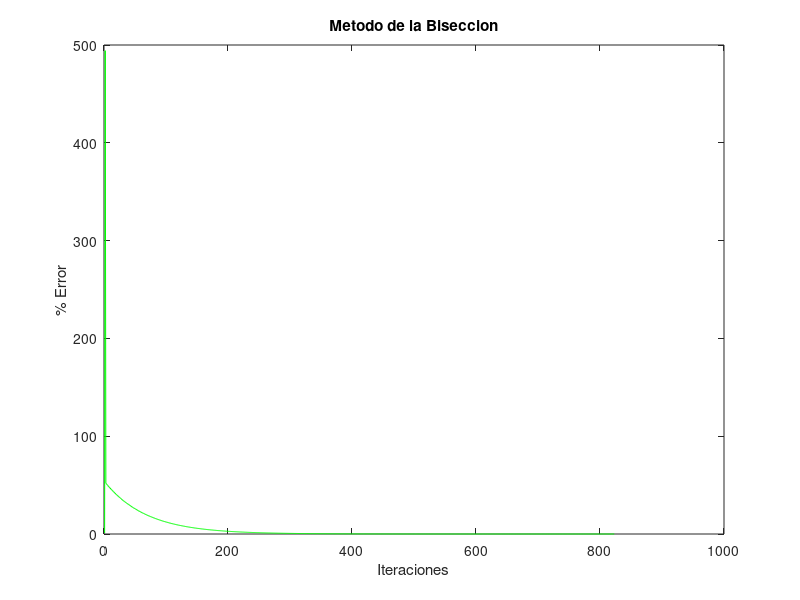

Reproduce this figure in MATLAB.
%{
    Metodo BFGS

    Esta funcion aplica el metodo BFGS para la optimizacion en varias
    variables.

    Sintaxis: bfgs(funcion, MAXIT, TOL)

    Parametros de entrada
        @param funcion: funcion a la cual se le aplicara el algoritmo
        @param vars: cantidad de variables en la funcion
        @param TOL: tolerancia de la solucion

    Parametros de Salida
        @return x: vector de la aproximacion al punto minimo
        @return n: cantidad de iteraciones realizadas
        @return err: error final de la solucion
%}

clc;
clear;
close all;
warning('off', 'all');

function [x, err, n, f] = bfgs(funcion, vars, TOL)
%------------------------Calculando los valores de x0-----------------%
    x0 = [];
    iterl = [];
    errl = [];
    %Vector con la cantidad de numeros random en el rango especifico
    x0 = randi([-10, 10], vars, 1);
    x0
    %Guardando los valores de x0 en el vector X que tendra la solucion
    x(:, 1) = x0;
%---------------------Definiendo constantes del metodo----------------%
    b = 0.8;            % Valor para reducir el lambdak
    sigma = 0.4;        % Se debe cumplir que sigma existe en (0,1)
    Bk = eye(vars, vars)      % Debe ser una matriz definina positiva
%---------------------------------------------------------------------%
%--------------------------Metodo BFGS--------------------------------%
%---------------------------------------------------------------------%
    i = 1;
    err = TOL + 1;
    iterl(i) = i;   %Lista para almacenar la cantidad de iteraciones requeridas
    errl(i) = err;  %Lista para almacenar el error obtenido por iteracion
    while(err > TOL)
%-----------------------Calculando valores inicilaes------------------%    
        [~, g] = funcion(x(:, i));  %Se evaluac el gradiente de la funcion
        pk = -inv(Bk) * g;          %Se realiza el respectivo despeje de pk dado por 2.2
        lambdak = 1;                %Se inicializa el valor de lambdak
        xk1 = x(:, i) + lambdak * pk;
        fizquierda = funcion(xk1);
        fderecha = funcion(x(:, i));
%--------------------------Armijo-type--------------------------------%
%---------------------------------------------------------------------%
%Se itera la desigualdad para elcontrar el valor de lambdak menor que la satisfaga
        while(fizquierda > fderecha + sigma * lambdak * g' * pk) % Desigualdad 2.6
            lambdak = lambdak * b;
            xk1 = x(:, i) + lambdak * pk;
            fizquierda = funcion(xk1);
        endwhile
%---------------------------------------------------------------------%
%---------------------------------------------------------------------%
        x(:, i + 1) = xk1;                  %Se actualiza el valor de xk1 en el vector
        [~, gk] = funcion(x(:, i));         %Se calcula el gradiente en xk
        [~, gk1] = funcion(x(:, i + 1));    %Se calcula el gradiente en xk1
        yk = gk1 - gk;                      %Valor de yk dado por 2.3
        sk = x(:, i + 1) - x(:, i);         %Valor de sk dado por 2.3
        err =  norm(gk1);                   %Se calcula el error dado por el documento

        if(((yk'*sk)/(norm(sk))) > norm(gk))%Desigualdad 2.7 para calcular Bk1
            Bk1 = Bk - (Bk*(sk)*sk'*Bk)/(sk'*Bk*sk) + (yk*yk')/(yk'*sk);
            Bk = Bk1;
        else
            Bk = Bk;                        %En caso de no cumplirse la desigualdad se conserva Bk
        endif
        i = i + 1;
        iterl(i) = i;
        errl(i) = err;
    endwhile
%---------------------------------------------------------------------%
%------------------------Fin Metodo BFGS------------------------------%
%---------------------------------------------------------------------%
    grafica(iterl, errl);
    n = i;
    f = funcion(x(:, end));
endfunction

%{
    Parametros de Entrada
        @param listaValoresX: valores del eje 'x'
        @param listaValoresY: valores del eje 'y'
    
    Parametros de Salida
        @return: Grafico de los datos ingresados
%}
function grafica(listaValoresX, listaValoresY)
    plot(listaValoresX, listaValoresY, 'g-');
    title("Metodo de la Biseccion");
    xlabel("Iteraciones");
    ylabel("% Error");
endfunction

function [f, g] = funcionObjetivo(X)
    f = -3803.84 - 138.08 * X(1) - 232.92 * X(2) + 128.08 * ((X(1))^2) + 203.64 * ((X(2))^2) + 182.25 * X(1) * X(2);
    g = [(6404/25)*X(1) + (729/4)*X(2) - (3452/25); (729/4)*X(1) + (10182/25)*X(2) - (5823/25)];
    % f = (X(1))^2 + (X(2))^3 + (X(3))^4 + (X(4))^5 + (X(5))^6;
    % g = [2*X(1), 3*X(2)^2, 4*X(3)^3, 5*X(4)^4, 6*X(5)^5];
endfunction

# Cantidad de Variables
vars = 2;
% vars = 5;
# Tolerancia
tolerancia = 0.00001;

[x, err, n, f] = bfgs(@funcionObjetivo, vars, tolerancia);
printf("############################################ \n");
printf("Metodo BFGS \n");
printf('xAprox = %f\n', x);
printf('%%Error = %f\n', err);
printf('Iteraciones = %f\n', n);
printf('Punto minimo = %f\n', f);
printf("############################################ \n");